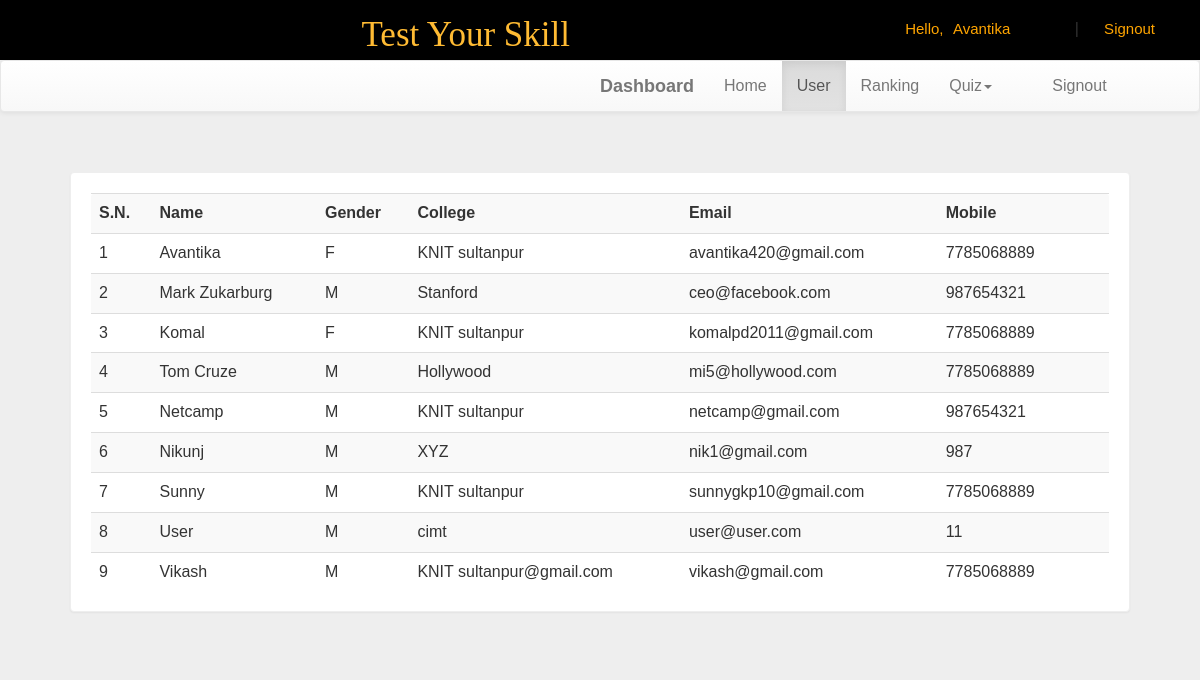
/dash.php?q=1 (signed in), run on the app's committed database.
### tables this page shows
CREATE TABLE `user` (
  `name` varchar(50) NOT NULL,
  `gender` varchar(5) NOT NULL,
  `college` varchar(100) NOT NULL,
  `email` varchar(50) NOT NULL,
  `mob` bigint(20) NOT NULL,
  `password` varchar(50) NOT NULL
);

### dash.php (the view, shortened to what this page needs)
<!DOCTYPE html PUBLIC "-//W3C//DTD XHTML 1.0 Transitional//EN" "http://www.w3.org/TR/xhtml1/DTD/xhtml1-transitional.dtd">
<html xmlns="http://www.w3.org/1999/xhtml">
<head>
<link  rel="stylesheet" href="css/bootstrap.min.css"/>
 <link  rel="stylesheet" href="css/bootstrap-theme.min.css"/>
 <link rel="stylesheet" href="css/main.css">
 <link  rel="stylesheet" href="css/font.css">
</head>
<body  style="background:#eee;">
<div class="header">
<div class="row">
<div class="col-lg-6">
<span class="logo">Test Your Skill</span></div>
<?php
 include_once 'dbConnection.php';
  if(!(isset($_SESSION['email']))){
header("location:index.php");
}
else
{
$name = $_SESSION['name'];;
echo '<span class="pull-right top title1" ><span class="log1"><span class="glyphicon glyphicon-user" aria-hidden="true"></span>&nbsp;&nbsp;&nbsp;&nbsp;Hello,</span> <a href="account.php" class="log log1">'.$name.'</a>&nbsp;|&nbsp;<a href="logout.php?q=account.php" class="log"><span class="glyphicon glyphicon-log-out" aria-hidden="true"></span>&nbsp;Signout</button></a></span>';
}?>
</div></div>
<nav class="navbar navbar-default title1">
  <div class="container-fluid">
    <div class="navbar-header">
      <a class="navbar-brand" href="dash.php?q=0"><b>Dashboard</b></a>
    </div>
    <div class="collapse navbar-collapse" id="bs-example-navbar-collapse-1">
      <ul class="nav navbar-nav">
        <li <?php if(@$_GET['q']==0) echo'class="active"'; ?>><a href="dash.php?q=0">Home<span class="sr-only">(current)</span></a></li>
        <li <?php if(@$_GET['q']==1) echo'class="active"'; ?>><a href="dash.php?q=1">User</a></li>
		<li <?php if(@$_GET['q']==2) echo'class="active"'; ?>><a href="dash.php?q=2">Ranking</a></li>
        <li class="dropdown <?php if(@$_GET['q']==4 || @$_GET['q']==5) echo'active"'; ?>">
          <a href="#" class="dropdown-toggle" data-toggle="dropdown" role="button" aria-haspopup="true" aria-expanded="false">Quiz<span class="caret"></span></a>
        </li><li class="pull-right"> <a href="logout.php?q=account.php"><span class="glyphicon glyphicon-log-out" aria-hidden="true"></span>&nbsp;&nbsp;&nbsp;&nbsp;Signout</a></li>
      </ul>
          </div>
  </div>
</nav>
<div class="container">
<div class="row">
<div class="col-md-12">
<?php if(@$_GET['q']==1) {
$result = mysqli_query($con,"SELECT * FROM user") or die('Error');
echo  '<div class="panel"><div class="table-responsive"><table class="table table-striped title1">
<tr><td><b>S.N.</b></td><td><b>Name</b></td><td><b>Gender</b></td><td><b>College</b></td><td><b>Email</b></td><td><b>Mobile</b></td><td></td></tr>';
$c=1;
while($row = mysqli_fetch_array($result)) {
	$name = $row['name'];
	$mob = $row['mob'];
	$gender = $row['gender'];
    $email = $row['email'];
	$college = $row['college'];
	echo '<tr><td>'.$c++.'</td><td>'.$name.'</td><td>'.$gender.'</td><td>'.$college.'</td><td>'.$email.'</td><td>'.$mob.'</td>
	<td><a title="Delete User" href="update.php?demail='.$email.'"><b><span class="glyphicon glyphicon-trash" aria-hidden="true"></span></b></a></td></tr>';
}
echo '</table></div></div>';
}?>
</div>
</div></div>
</body>
</html>

### css/main.css (style rules this page uses)
body { overflow-x:hidden; width:100%; font: 15px "Century Gothic", "Times Roman", sans-serif; background:#eee; min-height:550px; background-attachment:fixed; }
.panel { border-color:#eee; margin:40px; padding:20px; font: 15px "Century Gothic", "Times Roman", sans-serif; }
.header { background:url(../image/l.jpg); background-color: black; height: 60px; background-repeat: no-repeat; }
.logo { float: right; font-family:'typo'; font-size:35px; color:#ffbb33; margin:15px; }
.title1 { font: 16px "Century Gothic", "Times Roman", sans-serif; }
.top { margin-top:20px; }
.log1 { font: 15px 'Ubuntu', sans-serif; color:orange; margin-left:10px; }
.log { margin:10px; margin-right:60px; margin-left:5px; color:orange; text-decoration:none; font-size:20px; font-size:15px; }

### data on the page
user: name "Avantika", gender "F", college "KNIT sultanpur", email "avantika420@gmail.com", mob "7785068889"
user: name "Mark Zukarburg", gender "M", college "Stanford", email "ceo@facebook.com", mob "987654321"
user: name "Komal", gender "F", college "KNIT sultanpur", email "komalpd2011@gmail.com", mob "7785068889"
user: name "Tom Cruze", gender "M", college "Hollywood", email "mi5@hollywood.com", mob "7785068889"
user: name "Netcamp", gender "M", college "KNIT sultanpur", email "netcamp@gmail.com", mob "987654321"
user: name "Nikunj", gender "M", college "XYZ", email "nik1@gmail.com", mob "987"
user: name "Sunny", gender "M", college "KNIT sultanpur", email "sunnygkp10@gmail.com", mob "7785068889"
user: name "User", gender "M", college "cimt", email "user@user.com", mob "11"
user: name "Vikash", gender "M", college "KNIT sultanpur@gmail.com", email "vikash@gmail.com", mob "7785068889"

### other printed values
$name "Avantika"
